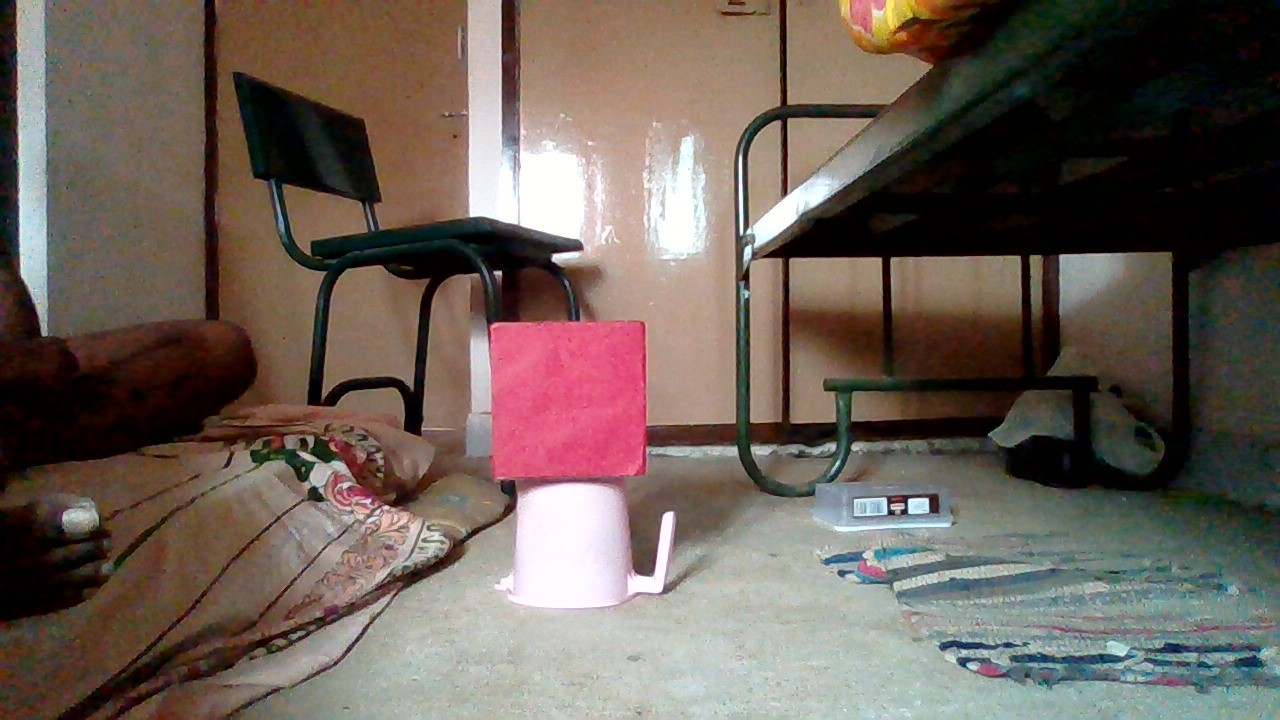
#> input picture distance-to-camera/images/93_15_red.jpg, 1280 x 720 px
$ python distance_to_camera2.py
#> lines starting #> are read from the running program, lines starting #| are printed output that depends on the picture; after the words box and inside, x2 and y2 are one past the last pixel; in counts of white or black regions, pixels touching at a corner belong together
from imutils import paths
import numpy as np
import imutils
import cv2

lower = {'red':(166, 84, 141), 'blue':(97, 100, 117)}
upper = {'red':(186,255,255), 'blue':(117,255,255)}
cam= cv2.VideoCapture(0)


def find_marker(image):

    hsv = cv2.cvtColor(image, cv2.COLOR_BGR2HSV)
    frame=image
    disr={}
    disb={}

    for key, value in upper.items():

        kernel = np.ones((9,9),np.uint8)
        mask = cv2.inRange(hsv, lower[key], upper[key])
        maskOpen = cv2.morphologyEx(mask, cv2.MORPH_OPEN, kernel)
        maskClose = cv2.morphologyEx(maskOpen, cv2.MORPH_CLOSE, kernel)
        mask = maskClose

        if key == 'red':

            conts,h = cv2.findContours(mask.copy(), cv2.RETR_EXTERNAL,cv2.CHAIN_APPROX_SIMPLE)
            cv2.drawContours(frame,conts,-1,(255,0,0),3)

            for i in range(len(conts)):

                x,y,w,h=cv2.boundingRect(conts[i])
                cv2.rectangle(frame,(x,y),(x+w,y+h),(0,0,255), 2)
                disr[i]=distance_to_camera(KNOWN_WIDTH, focalLength,w)
                cv2.putText(frame,"target"+str(i)+"dis - "+str(disr[i]),(x,y),cv2.FONT_HERSHEY_SIMPLEX, 0.5, (6, 25, 200), 2)

        elif key == 'blue':

            conts,h = cv2.findContours(mask.copy(), cv2.RETR_EXTERNAL,cv2.CHAIN_APPROX_SIMPLE)
            cv2.drawContours(frame,conts,-1,(255,0,0),3)

            for i in range(len(conts)):

                x,y,w,h=cv2.boundingRect(conts[i])
                cv2.rectangle(frame,(x,y),(x+w,y+h),(0,0,255), 2)
                disb[i]=distance_to_camera(KNOWN_WIDTH, focalLength,w)
                cv2.putText(frame,"obstacle"+str(i)+"dis - "+str(disb[i]),(x,y),cv2.FONT_HERSHEY_SIMPLEX, 0.5, (6, 25, 200), 2)


def distance_to_camera(knownWidth, focalLength, perWidth):
    # compute and return the distance from the maker to the camera
    return (knownWidth * focalLength) / perWidth

# initialize the known distance from the camera to the object, which
# in this case is 24 inches
KNOWN_DISTANCE = 93

# initialize the known object width, which in this case, the piece of
# paper is 12 inches wide
KNOWN_WIDTH = 15

def focallength():
    img = cv2.imread("images/93_15_red.jpg")
#> img is the input picture: shape (720, 1280, 3); mean B, G, R 87.6, 95.7, 108.2
    img=cv2.resize(img,(700,500))
#> img: shape (500, 700, 3)
    #marker = find_marker(img)
    #cv2.imshow("img", img)
    #print (marker)
    hsv = cv2.cvtColor(img, cv2.COLOR_BGR2HSV)
#> hsv: shape (500, 700, 3); mean H, S, V 47.7, 98.8, 112.2
    frame=img
    kernel = np.ones((9,9),np.uint8)
    mask = cv2.inRange(hsv,(166, 84, 141),(186,255,255))
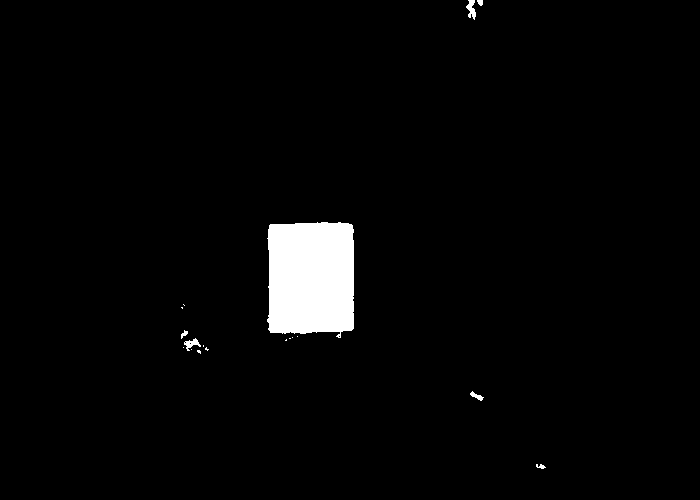
#> mask: shape (500, 700); 2.8% white; 18 white regions (11 under 20 px), largest, box (x1, y1, x2, y2) and area: (267, 222, 354, 338) 9316, (466, 0, 476, 20) 114, (184, 338, 201, 351) 97
    maskOpen = cv2.morphologyEx(mask, cv2.MORPH_OPEN, kernel)
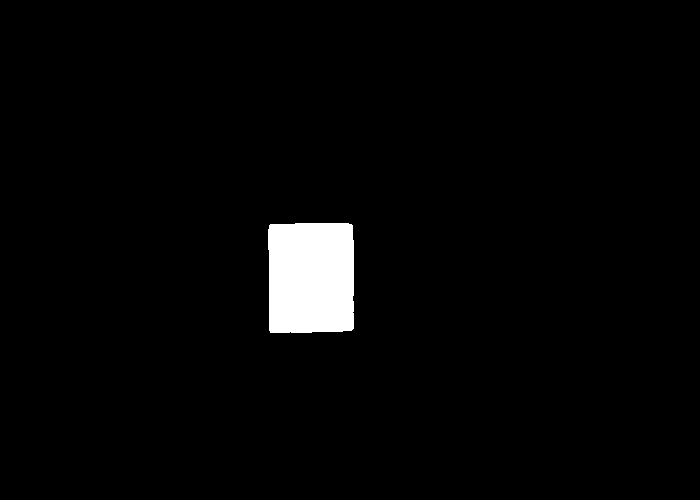
#> maskOpen: shape (500, 700); 2.6% white; 1 white region, box (x1, y1, x2, y2) and area: (268, 223, 354, 333) 9257
    maskClose = cv2.morphologyEx(maskOpen, cv2.MORPH_CLOSE, kernel)
#> maskClose: shape (500, 700); 2.6% white; 1 white region
    mask = maskClose
    conts,h = cv2.findContours(mask.copy(), cv2.RETR_EXTERNAL,cv2.CHAIN_APPROX_SIMPLE)
#> conts = 1 contour; box (x1, y1, x2, y2) and area: (268, 223, 354, 333) 9075; h = [[-1, -1, -1, -1]]
    cv2.drawContours(frame,conts,-1,(255,0,0),3)
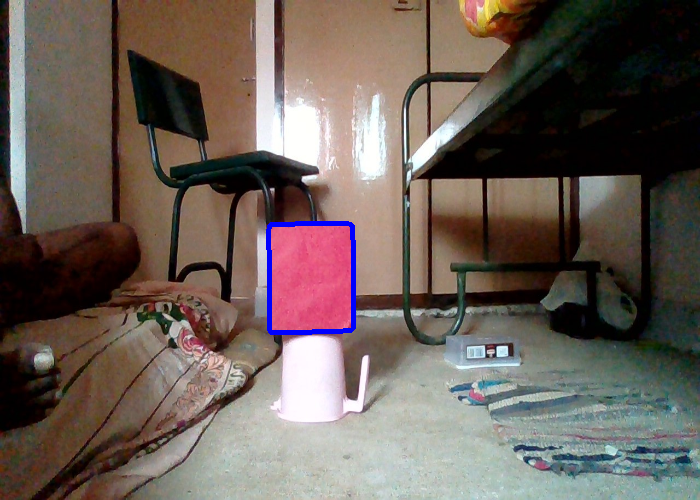
#> frame: shape (500, 700, 3); mean B, G, R 88.3, 95.1, 107.1
    print(len(conts))
#| 1
    for i in range(len(conts)):
        x,y,w,h=cv2.boundingRect(conts[i])
        cv2.rectangle(frame,(x,y),(x+w,y+h),(0,0,255), 2)
        focalLength = (w* KNOWN_DISTANCE) / KNOWN_WIDTH
#> this loop made 1 pass
#> (x, y, w, h, focalLength) on pass 1: (268, 223, 86, 110, 533.2)
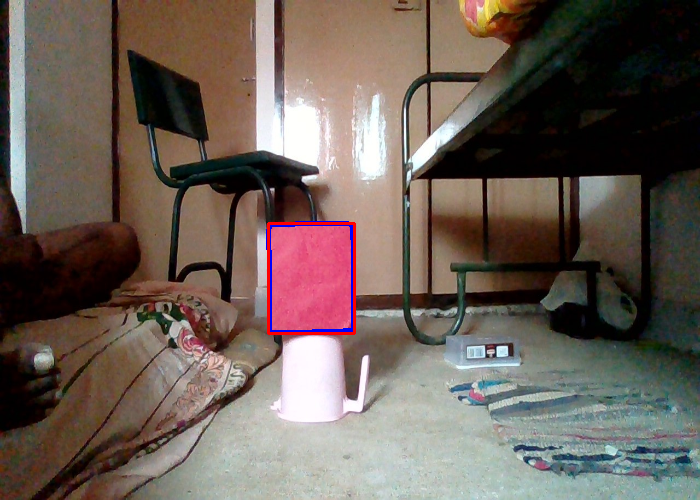
#> frame: shape (500, 700, 3); 0.33% of pixels changed, all inside (x1, y1, x2, y2) = (267, 222, 356, 335)
    return (focalLength)


focalLength = focallength()
#> focalLength = 533.2

while (True):
    # load the image, find the marker in the image, then compute the
    # distance to the marker from the camera
    ret, image = cam.read()
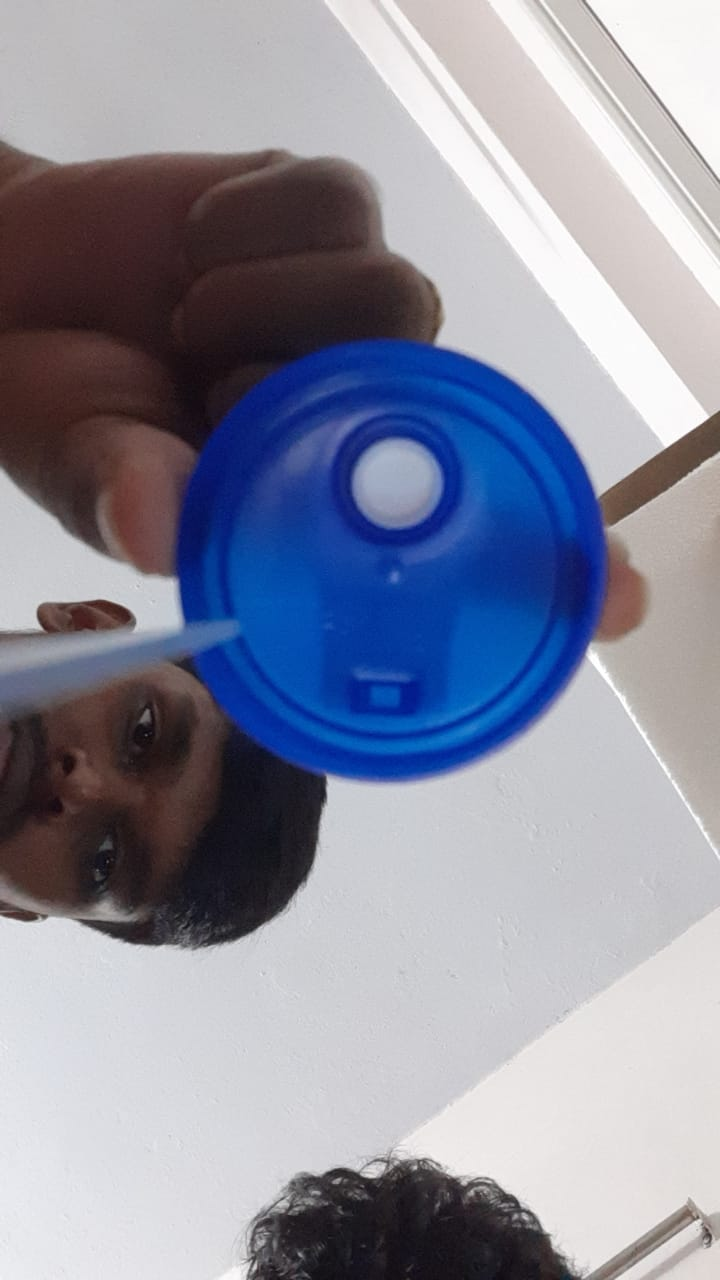
#> input picture distance-to-camera/images/15cm_26mm_focal.jpeg, 720 x 1280 px, given in place of the camera
#> image is the input picture: shape (1280, 720, 3); mean B, G, R 159.7, 143.3, 140.7
    #image = cv2.imread("images/93_15_red1.jpg")
    image=cv2.resize(image,(700,500))
#> image: shape (500, 700, 3)
    cv2.waitKey(500)
    marker = find_marker(image)
#> in find_marker, `hsv = cv2.cvtColor(image, cv2.COLOR_BGR2HSV)`: hsv: shape (500, 700, 3); mean H, S, V 89.1, 61.8, 165.4
#> the loop in find_marker, `for key, value in upper.items(): ` made 2 passes
#> pass 2, in find_marker, `maskOpen = cv2.morphologyEx(mask, cv2.MORPH_OPEN, kernel)`:
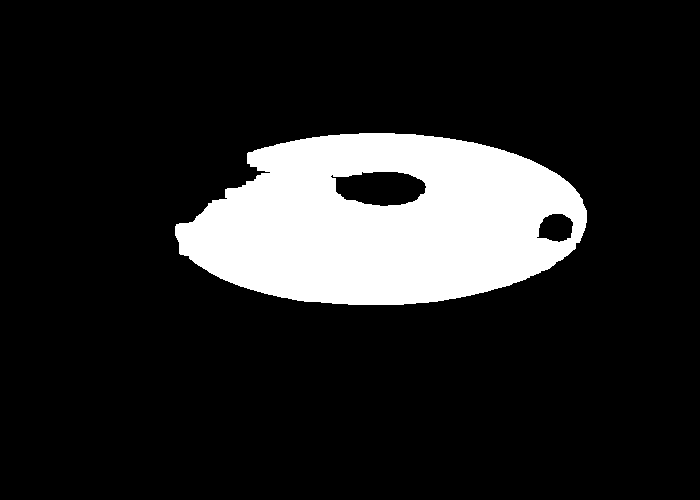
#> maskOpen: shape (500, 700); 14.5% white; 1 white region, box (x1, y1, x2, y2) and area: (175, 133, 587, 305) 50719
#> after the loop in find_marker, `for key, value in upper.items():`:
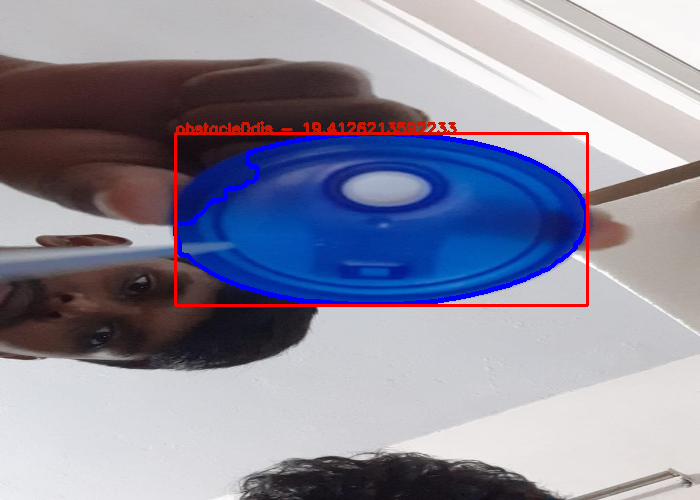
#> frame: shape (500, 700, 3); mean B, G, R 159.5, 141.2, 141.9
#> after the loop in find_marker, `for key, value in upper.items():`: disb = {0: 19.41}; disr = 0 items
    cv2.imshow("image", image)
